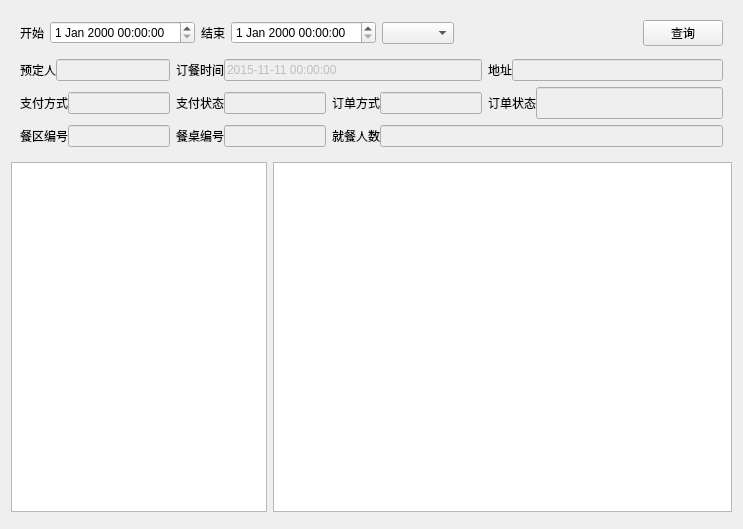
<?xml version="1.0" encoding="UTF-8"?>
<ui version="4.0">
 <class>w_scr_dish_weixinwaimai_dialog</class>
 <widget class="QDialog" name="w_scr_dish_weixinwaimai_dialog">
  <property name="geometry">
   <rect>
    <x>0</x>
    <y>0</y>
    <width>743</width>
    <height>529</height>
   </rect>
  </property>
  <property name="windowTitle">
   <string>Dialog</string>
  </property>
  <layout class="QVBoxLayout" name="verticalLayout">
   <item>
    <widget class="QFrame" name="frame">
     <property name="styleSheet">
      <string notr="true"/>
     </property>
     <property name="outer_stylesheet" stdset="0">
      <string>frame_detail_show</string>
     </property>
     <layout class="QGridLayout" name="gridLayout">
      <item row="0" column="0" colspan="4">
       <layout class="QHBoxLayout" name="horizontalLayout">
        <item>
         <widget class="QLabel" name="label_11">
          <property name="text">
           <string>开始</string>
          </property>
         </widget>
        </item>
        <item>
         <widget class="lds_datetimeEdit" name="dateTimeEdit"/>
        </item>
        <item>
         <widget class="QLabel" name="label_12">
          <property name="text">
           <string>结束</string>
          </property>
         </widget>
        </item>
        <item>
         <widget class="lds_datetimeEdit" name="dateTimeEdit_2"/>
        </item>
        <item>
         <widget class="lds_ComboBox" name="comboBox"/>
        </item>
        <item>
         <spacer name="horizontalSpacer">
          <property name="orientation">
           <enum>Qt::Horizontal</enum>
          </property>
          <property name="sizeHint" stdset="0">
           <size>
            <width>40</width>
            <height>20</height>
           </size>
          </property>
         </spacer>
        </item>
        <item>
         <widget class="QPushButton" name="pushButton_search">
          <property name="focusPolicy">
           <enum>Qt::NoFocus</enum>
          </property>
          <property name="text">
           <string>查询</string>
          </property>
         </widget>
        </item>
       </layout>
      </item>
      <item row="2" column="1" colspan="2">
       <layout class="QHBoxLayout" name="horizontalLayout_6">
        <property name="spacing">
         <number>0</number>
        </property>
        <item>
         <widget class="QLabel" name="label_2">
          <property name="text">
           <string>订餐时间</string>
          </property>
         </widget>
        </item>
        <item>
         <widget class="QLineEdit" name="lineEdit_eatTime">
          <property name="enabled">
           <bool>false</bool>
          </property>
          <property name="minimumSize">
           <size>
            <width>0</width>
            <height>0</height>
           </size>
          </property>
          <property name="maximumSize">
           <size>
            <width>16777215</width>
            <height>16777215</height>
           </size>
          </property>
          <property name="text">
           <string>2015-11-11 00:00:00</string>
          </property>
         </widget>
        </item>
       </layout>
      </item>
      <item row="4" column="2" colspan="2">
       <layout class="QHBoxLayout" name="horizontalLayout_9">
        <property name="spacing">
         <number>0</number>
        </property>
        <item>
         <widget class="QLabel" name="label_5">
          <property name="text">
           <string>就餐人数</string>
          </property>
          <property name="wordWrap">
           <bool>true</bool>
          </property>
         </widget>
        </item>
        <item>
         <widget class="QLineEdit" name="lineEdit_eatPels">
          <property name="enabled">
           <bool>false</bool>
          </property>
         </widget>
        </item>
       </layout>
      </item>
      <item row="2" column="0">
       <layout class="QHBoxLayout" name="horizontalLayout_3">
        <property name="spacing">
         <number>0</number>
        </property>
        <item>
         <widget class="QLabel" name="label">
          <property name="text">
           <string>预定人</string>
          </property>
         </widget>
        </item>
        <item>
         <widget class="QLineEdit" name="lineEdit_orderer">
          <property name="enabled">
           <bool>false</bool>
          </property>
          <property name="text">
           <string/>
          </property>
         </widget>
        </item>
       </layout>
      </item>
      <item row="3" column="1">
       <layout class="QHBoxLayout" name="horizontalLayout_7">
        <property name="spacing">
         <number>0</number>
        </property>
        <item>
         <widget class="QLabel" name="label_7">
          <property name="text">
           <string>支付状态</string>
          </property>
         </widget>
        </item>
        <item>
         <widget class="QLineEdit" name="lineEdit_payState">
          <property name="enabled">
           <bool>false</bool>
          </property>
         </widget>
        </item>
       </layout>
      </item>
      <item row="3" column="3">
       <layout class="QHBoxLayout" name="horizontalLayout_12">
        <property name="spacing">
         <number>0</number>
        </property>
        <item>
         <widget class="QLabel" name="label_9">
          <property name="text">
           <string>订单状态</string>
          </property>
         </widget>
        </item>
        <item>
         <widget class="QLineEdit" name="lineEdit_orderState">
          <property name="enabled">
           <bool>false</bool>
          </property>
          <property name="styleSheet">
           <string notr="true">color:red;
font:bold 20px;</string>
          </property>
          <property name="text">
           <string/>
          </property>
         </widget>
        </item>
       </layout>
      </item>
      <item row="4" column="1">
       <layout class="QHBoxLayout" name="horizontalLayout_8">
        <property name="spacing">
         <number>0</number>
        </property>
        <item>
         <widget class="QLabel" name="label_4">
          <property name="text">
           <string>餐桌编号</string>
          </property>
         </widget>
        </item>
        <item>
         <widget class="QLineEdit" name="lineEdit_eatTableNo">
          <property name="enabled">
           <bool>false</bool>
          </property>
         </widget>
        </item>
       </layout>
      </item>
      <item row="4" column="0">
       <layout class="QHBoxLayout" name="horizontalLayout_5">
        <property name="spacing">
         <number>0</number>
        </property>
        <item>
         <widget class="QLabel" name="label_3">
          <property name="text">
           <string>餐区编号</string>
          </property>
         </widget>
        </item>
        <item>
         <widget class="QLineEdit" name="lineEdit_tableAreaNo">
          <property name="enabled">
           <bool>false</bool>
          </property>
         </widget>
        </item>
       </layout>
      </item>
      <item row="2" column="3">
       <layout class="QHBoxLayout" name="horizontalLayout_11">
        <property name="spacing">
         <number>0</number>
        </property>
        <item>
         <widget class="QLabel" name="label_10">
          <property name="text">
           <string>地址</string>
          </property>
         </widget>
        </item>
        <item>
         <widget class="QLineEdit" name="lineEdit_address">
          <property name="enabled">
           <bool>false</bool>
          </property>
         </widget>
        </item>
       </layout>
      </item>
      <item row="3" column="2">
       <layout class="QHBoxLayout" name="horizontalLayout_10">
        <property name="spacing">
         <number>0</number>
        </property>
        <item>
         <widget class="QLabel" name="label_8">
          <property name="text">
           <string>订单方式</string>
          </property>
         </widget>
        </item>
        <item>
         <widget class="QLineEdit" name="lineEdit_orderType">
          <property name="enabled">
           <bool>false</bool>
          </property>
         </widget>
        </item>
       </layout>
      </item>
      <item row="3" column="0">
       <layout class="QHBoxLayout" name="horizontalLayout_4">
        <property name="spacing">
         <number>0</number>
        </property>
        <item>
         <widget class="QLabel" name="label_6">
          <property name="text">
           <string>支付方式</string>
          </property>
         </widget>
        </item>
        <item>
         <widget class="QLineEdit" name="lineEdit_payType">
          <property name="enabled">
           <bool>false</bool>
          </property>
         </widget>
        </item>
       </layout>
      </item>
      <item row="1" column="0" colspan="4">
       <widget class="QLabel" name="label_div_13">
        <property name="minimumSize">
         <size>
          <width>0</width>
          <height>1</height>
         </size>
        </property>
        <property name="maximumSize">
         <size>
          <width>16777215</width>
          <height>1</height>
         </size>
        </property>
        <property name="text">
         <string/>
        </property>
        <property name="outer_stylesheet" stdset="0">
         <string>line_div_h</string>
        </property>
       </widget>
      </item>
     </layout>
    </widget>
   </item>
   <item>
    <layout class="QHBoxLayout" name="horizontalLayout_2" stretch="0,1">
     <item>
      <widget class="lds_tableView" name="tableView">
       <property name="minimumSize">
        <size>
         <width>200</width>
         <height>0</height>
        </size>
       </property>
       <attribute name="horizontalHeaderStretchLastSection">
        <bool>true</bool>
       </attribute>
      </widget>
     </item>
     <item>
      <widget class="lds_tableView" name="tableView_2"/>
     </item>
    </layout>
   </item>
   <item>
    <widget class="lds_toolbar" name="widget"/>
   </item>
  </layout>
 </widget>
 <customwidgets>
  <customwidget>
   <class>lds_tableView</class>
   <extends>QTableView</extends>
   <header>lds_tableview.h</header>
  </customwidget>
  <customwidget>
   <class>lds_ComboBox</class>
   <extends>QComboBox</extends>
   <header>lds_combobox.h</header>
  </customwidget>
  <customwidget>
   <class>lds_datetimeEdit</class>
   <extends>QDateTimeEdit</extends>
   <header>lds_datetimeedit.h</header>
  </customwidget>
  <customwidget>
   <class>lds_toolbar</class>
   <extends>QFrame</extends>
   <header>lds_toolbar.h</header>
   <container>1</container>
  </customwidget>
 </customwidgets>
 <resources/>
 <connections/>
</ui>
